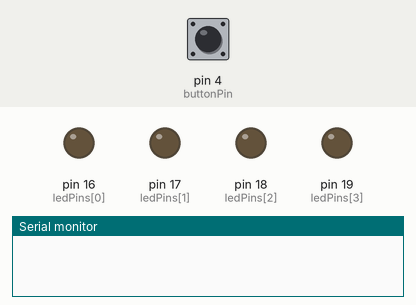
Recording of a sketch running on a simulated Arduino Uno, built with avr-gcc and run on an emulated ATmega328P. Shown: output pins drawn as LEDs (lit = HIGH), the last lines printed to the serial monitor. Inputs (shaded band) come from the test bench; at power-on: pin 4 (buttonPin) HIGH.

Above: at 1.2 s.
1.3 s: pin 4 (buttonPin) pulled LOW for 0.15 s
At 1.8 s:
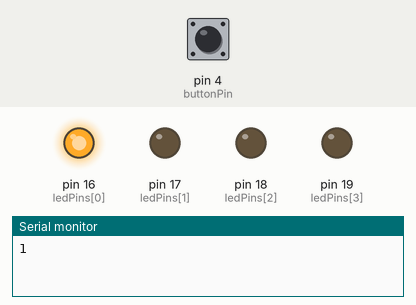
2.9 s: pin 4 (buttonPin) pulled LOW for 1 s
At 4.1 s:
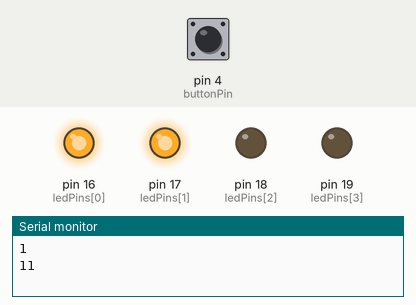
5.4 s: pin 4 (buttonPin) pulled LOW for 0.15 s
At 6.1 s:
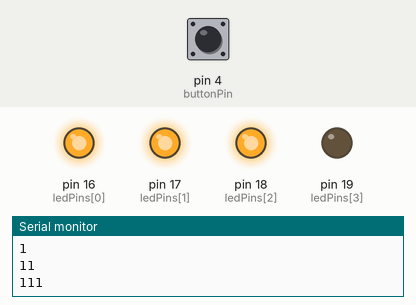
7.0 s: pin 4 (buttonPin) pulled LOW for 3.2 s
At 8.5 s:
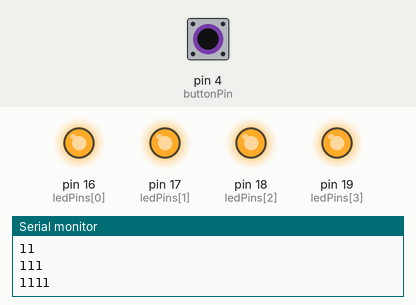
11.7 s: pin 4 (buttonPin) pulled LOW for 0.15 s
At 12.1 s:
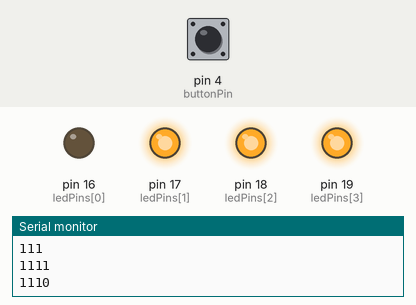
13.3 s: pin 4 (buttonPin) pulled LOW for 1 s
At 14.5 s:
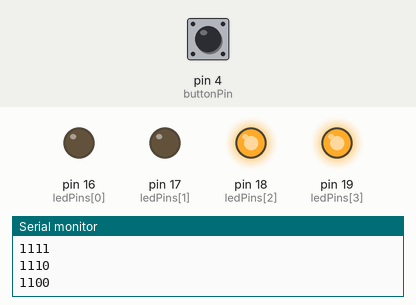
Timing chart, 0 to 16.3 s (numbered marks = the images above; inputs shaded):
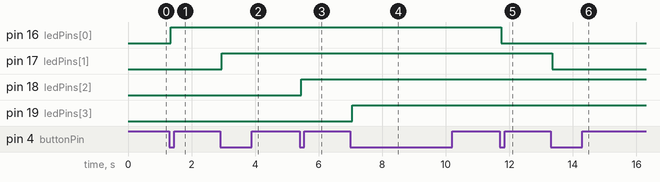

Measured:
- after the input at 1.3 s, pin 16 (ledPins[0]): LOW → HIGH after 0.05 s
- after the input at 2.9 s, pin 17 (ledPins[1]): LOW → HIGH after 0.05 s
- after the input at 5.4 s, pin 18 (ledPins[2]): LOW → HIGH after 0.05 s
- after the input at 7.0 s, pin 19 (ledPins[3]): LOW → HIGH after 0.05 s
- after the input at 11.7 s, pin 16 (ledPins[0]): HIGH → LOW after 0.05 s
- after the input at 13.3 s, pin 17 (ledPins[1]): HIGH → LOW after 0.05 s

The sketch:

led-mask.ino
```cpp
int lastState = 1;
const int buttonPin = 4;
int nextLed = 0;
byte ledMask = 0b0000;
int ledPins[] = { 16, 17, 18, 19 };
int numberOfLeds = sizeof(ledPins) / sizeof(ledPins[0]);
unsigned long now = 0;
unsigned long lastCheck = 0;
unsigned long interval = 100;
const unsigned long debounceInterval = 50;
unsigned long lastChangeTime = 0;
int lastReading = HIGH;
bool buttonPressed() {
  bool pressed = false;
  now = millis();
  int currentState = digitalRead(buttonPin);
  if (currentState != lastReading) {
    lastChangeTime = now;
    lastReading = currentState;
  }
  if (now - lastChangeTime >= debounceInterval) {
    if (currentState == 0 && lastState == 1) {
      pressed = true;
    }
    lastState = currentState;
  }
  return pressed;
}

byte toggleNextLed() {
  ledMask ^= (1 << nextLed);
  nextLed++;
  if (nextLed >= numberOfLeds) { nextLed = 0; }
  return ledMask;
}

void lightUpLed(byte Mask) {
  for (int i = 0; i < numberOfLeds; i++) {
    digitalWrite(ledPins[i], bitRead(Mask, i));
  }
}

void setup() {
  for (int i = 0; i < numberOfLeds; i++) {
    pinMode(ledPins[i], OUTPUT);
  }
  pinMode(buttonPin, INPUT_PULLUP);
  Serial.begin(115200);
}

void loop() {
  now = millis();
  if (buttonPressed()) {
    if (now - lastCheck >= interval) {
      lightUpLed(toggleNextLed());
      lastCheck = now;
      Serial.println(ledMask, BIN);
    }
  }
}
```
